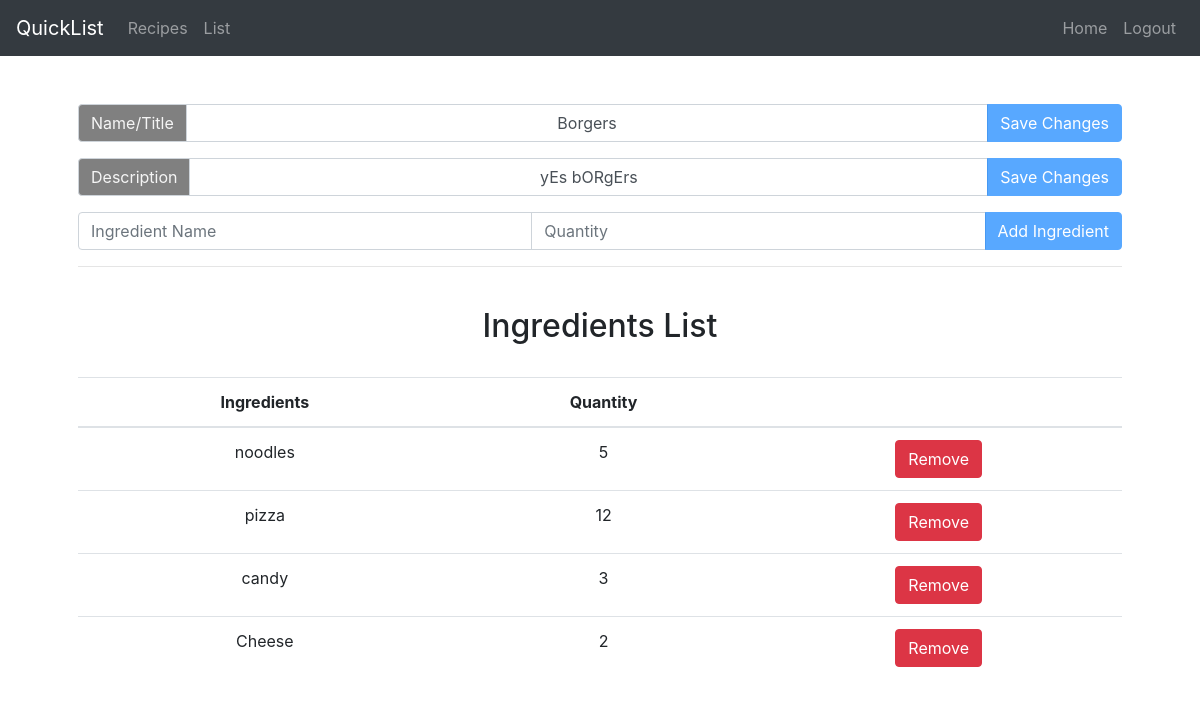
/recipes/edit/8 (signed in), run on the app's committed database.
### tables this page shows
CREATE TABLE "recipes" (
	"id"	INTEGER NOT NULL,
	"name"	TEXT NOT NULL,
	"user_id"	INTEGER,
	"description"	TEXT NOT NULL,
	PRIMARY KEY("id" AUTOINCREMENT),
	FOREIGN KEY("user_id") REFERENCES "users"("id")
);

CREATE TABLE "recipe-ingredients-list" (
	"recipe_id"	INTEGER NOT NULL,
	"ingredient_id"	INTEGER NOT NULL,
	"quantity"	INTEGER NOT NULL,
	FOREIGN KEY("recipe_id") REFERENCES "recipes"("id"),
	FOREIGN KEY("ingredient_id") REFERENCES "ingredients"("id")
);

CREATE TABLE 'ingredients' (
id INTEGER PRIMARY KEY AUTOINCREMENT,
name TEXT NOT NULL);

### app.py (the view)
@app.route("/recipes/edit/<recipeID>", methods=["GET"])
@login_required
def editRecipe(recipeID):
    recipe = db.execute('SELECT * FROM recipes WHERE id = ?', [recipeID])
    ingredients = db.execute("SELECT * FROM ingredients JOIN 'recipe-ingredients-list' ON ingredients.id = 'recipe-ingredients-list'.ingredient_id WHERE recipe_id = ?", [recipeID])
    ingredients = ingredients.fetchall()
    return render_template('edit.html', recipe = recipe.fetchall(), ingredients = ingredients)

### util.py (called while the page is built)
def login_required(f):
    @wraps(f)
    def wrap(*args, **kwargs):
        if session.get("user_id") is None:
            flash("You need to login first")
            return redirect('/login')
        else:
            return f(*args, **kwargs)
    return wrap

### templates/edit.html (shortened to what this page needs)
{% extends "layout.html" %}
{% block main %}
    <div class="container p-5" style="text-align: center;">
        <div class="input-group mb-3">
            <div class="input-group-prepend">
                <label class="input-group-text" for="recipeName" style="background-color: gray; color: whitesmoke">Name/Title</label>
            </div>
            <input name="recipeName" value="{{recipe[0][1]}}" placeholder="Recipe Name" class="form-control" type="text" id="recipeName" style="text-align: center;">
            <div class="input-group-append">
                <button class="btn btn-primary" id="recipeNameButton" type="button" disabled>Save Changes</button>
            </div>
        </div>
        <div class="input-group mb-3">
            <div class="input-group-prepend">
                <label class="input-group-text" for="recipeDescription" style="background-color: gray; color: whitesmoke">Description</label>
            </div>
            <input name="recipeDescription" value="{{recipe[0][3]}}" placeholder="Recipe Description" class="form-control" type="text" id="recipeDescription" style="text-align: center;">
            <div class="input-group-append">
                <button class="btn btn-primary" id="recipeDescriptionButton" type="button" disabled>Save Changes</button>
            </div>
        </div>
        <div class="input-group mb-3">
            <input name="name" id="name" type="text" class="form-control" placeholder="Ingredient Name">
            <input name="quantity" id="quantity" type="text" class="form-control" placeholder="Quantity">
            <div class="input-group-append">
                <button class="btn btn-primary" value='{{recipe[0][0]}}' type="button" id="addButton" disabled>Add Ingredient</button>
            </div>
        </div>
        <hr>
        <br>
        <h2>Ingredients List</h2>
        <br>
        <table class="table">
            <thead>
                <tr>
                    <th scope="col">Ingredients</th>
                    <th scope="col">Quantity</th>
                    <th scopr="col"></th>
                </tr>
            </thead>
            <tbody>
            {% for ingredient in ingredients %}
                <tr>
                    <td>{{ingredient[1]}}</td>
                    <td>{{ingredient[4]}}</td>
                    <td>
                        <button class="btn btn-danger removeButton" type="button" value="{{ingredient[3]}}">Remove</button>
                    </td>
                </tr>
            {% endfor %}
            </tbody>
        </table>
    </div>
{% endblock %}

### data on the page
recipes: recipeName "Borgers", recipeDescription "yEs bORgErs"
recipe-ingredients-list: name "noodles", quantity "5", {{ ingredient[3] }} 2 (drawn)
recipe-ingredients-list: name "pizza", quantity "12", {{ ingredient[3] }} 3 (drawn)
recipe-ingredients-list: name "candy", quantity "3", {{ ingredient[3] }} 5 (drawn)
recipe-ingredients-list: name "Cheese", quantity "2", {{ ingredient[3] }} 6 (drawn)
